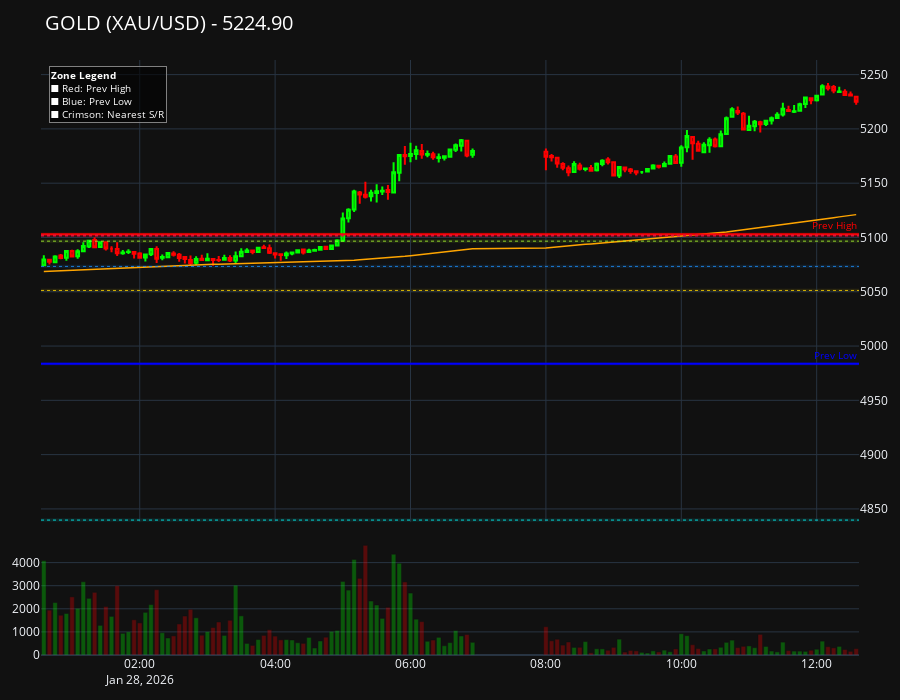

Here is the notebook cell this chart was saved with:
### Code cell
import yfinance as yf
import pandas as pd
import numpy as np
from datetime import timedelta
from scipy.signal import argrelextrema
import plotly.graph_objects as go
from plotly.subplots import make_subplots

class GoldChartGenerator:
    def __init__(self, symbol="GC=F"):
        self.symbol = symbol
        self.df = None
    
    def fetch_data(self, period="5d", interval="5m"):
        print(f"--- {self.symbol} データ取得中 ---")
        try:
            df = yf.download(self.symbol, interval=interval, period=period, progress=False)
            if df.empty: return None
            
            if isinstance(df.columns, pd.MultiIndex): 
                df.columns = df.columns.get_level_values(0)
            
            for col in ["Open", "High", "Low", "Close", "Volume"]:
                df[col] = pd.to_numeric(df[col], errors="coerce")
            
            df.dropna(inplace=True)
            if df.index.tz is None: 
                df.index = df.index.tz_localize('UTC')
            df.index = df.index.tz_convert('Asia/Tokyo')
            df.index.name = "Datetime"
            
            df['MA200'] = df['Close'].rolling(window=200).mean()
            self.df = df
            return df
        except Exception as e:
            print(f"データ取得エラー: {e}")
            return None

    def _get_yesterday_levels(self):
        if self.df is None: return None, None
        last_date = self.df.index[-1].date()
        prev_data = self.df[self.df.index.date < last_date]
        if prev_data.empty: return None, None
        
        target_date = prev_data.index[-1].date()
        target = prev_data[prev_data.index.date == target_date]
        return target['High'].max(), target['Low'].min()

    def _get_strong_levels(self, df, window=15, merge_dist=2.5, min_touches=3):
        levels = []
        for col, comp in [('High', np.greater), ('Low', np.less)]:
            vals = df[col].values
            idxs = argrelextrema(vals, comparator=comp, order=window)[0]
            for idx in idxs:
                levels.append(df.iloc[idx][col])
        
        levels.sort()
        if not levels: return []

        clusters = []
        current_cluster = [levels[0]]
        for i in range(1, len(levels)):
            if levels[i] - current_cluster[-1] < merge_dist:
                current_cluster.append(levels[i])
            else:
                clusters.append(current_cluster)
                current_cluster = [levels[i]]
        clusters.append(current_cluster)

        strong_zones = []
        for cluster in clusters:
            if len(cluster) >= min_touches:
                strong_zones.append(np.mean(cluster))
        return strong_zones

    def generate_chart(self, display_hours=8):
        if self.df is None:
            print("データがありません")
            return
        
        # 表示範囲
        plot_start = self.df.index[-1] - timedelta(hours=display_hours)
        df_plot = self.df[self.df.index >= plot_start].copy()
        if df_plot.empty: return

        current_price = float(self.df['Close'].iloc[-1])
        
        # サポレジ取得
        y_high, y_low = self._get_yesterday_levels()
        levels = self._get_strong_levels(self.df, window=15, merge_dist=2.5, min_touches=3)
        
        res_levels = sorted([x for x in levels if x > current_price])
        sup_levels = sorted([x for x in levels if x < current_price], reverse=True)
        
        # --- Plotly 描画開始 ---
        
        # レイアウト：2段（チャート80%, 出来高20%）
        fig = make_subplots(
            rows=2, cols=1, 
            shared_xaxes=True, 
            vertical_spacing=0.03, 
            row_heights=[0.8, 0.2]
        )

        # 1. ローソク足
        fig.add_trace(go.Candlestick(
            x=df_plot.index,
            open=df_plot['Open'], high=df_plot['High'],
            low=df_plot['Low'], close=df_plot['Close'],
            name='Price',
            increasing_line_color='#00ff00', decreasing_line_color='#ff0000'
        ), row=1, col=1)

        # 2. MA200
        fig.add_trace(go.Scatter(
            x=df_plot.index, y=df_plot['MA200'],
            mode='lines', name='MA200',
            line=dict(color='orange', width=1.5)
        ), row=1, col=1)

        # 3. ボリューム
        colors = ['#00ff00' if c >= o else '#ff0000' for c, o in zip(df_plot['Close'], df_plot['Open'])]
        fig.add_trace(go.Bar(
            x=df_plot.index, y=df_plot['Volume'],
            name='Volume', marker_color=colors, opacity=0.3
        ), row=2, col=1)

        # --- 水平線・帯（ゾーン）の描画 ---
        NEON_COLORS = ['#FFD700', '#00FFFF', '#FF00FF', '#ADFF2F', '#1E90FF']
        
        # ヘルパー関数: 線と帯を追加
        def add_zone_level(level, color, style, width, line_opacity, zone_opacity, name):
            # 1. 帯（背景の塗りつぶし）: add_hrectを使用
            # レートの上下に少し幅を持たせる (例: ±1.5ドル)
            zone_width = 1.5 
            fig.add_hrect(
                y0=level - zone_width, 
                y1=level + zone_width,
                fillcolor=color, 
                opacity=zone_opacity,
                layer="below", # ローソク足の下に描画
                line_width=0,
                row=1, col=1
            )
            
            # 2. メインの線: add_hlineを使用
            fig.add_hline(
                y=level,
                line_dash=style,
                line_color=color,
                line_width=width,
                opacity=line_opacity,
                row=1, col=1,
                annotation_text=name, # 線の端にラベルを表示（オプション）
                annotation_position="top right",
                annotation_font_size=10,
                annotation_font_color=color
            )

        # 昨日の高安（赤・青）
        if y_high: add_zone_level(y_high, 'red', 'solid', 2, 1.0, 0.15, "Prev High")
        if y_low: add_zone_level(y_low, 'blue', 'solid', 2, 1.0, 0.15, "Prev Low")

        # レジスタンス
        for i, level in enumerate(res_levels):
            is_nearest = (i == 0)
            color = '#DC143C' if is_nearest else NEON_COLORS[i % len(NEON_COLORS)]
            style = 'dash'
            width = 2 if is_nearest else 1
            l_opacity = 1.0 if is_nearest else 0.8
            z_opacity = 0.2 if is_nearest else 0.1 # 直近は帯を少し濃く
            
            add_zone_level(level, color, style, width, l_opacity, z_opacity, "")

        # サポート
        for i, level in enumerate(sup_levels):
            is_nearest = (i == 0)
            color = '#DC143C' if is_nearest else NEON_COLORS[(i + 2) % len(NEON_COLORS)]
            style = 'dot'
            width = 2 if is_nearest else 1
            l_opacity = 1.0 if is_nearest else 0.8
            z_opacity = 0.2 if is_nearest else 0.1
            
            add_zone_level(level, color, style, width, l_opacity, z_opacity, "")

        # --- レイアウト設定 ---
        fig.update_layout(
            title=dict(
                text=f"GOLD (XAU/USD) - {current_price:.2f}",
                font=dict(size=20, color="white")
            ),
            template="plotly_dark",
            xaxis_rangeslider_visible=False,
            height=700,
            showlegend=False,
            margin=dict(l=20, r=20, t=60, b=20),
            # Y軸の自動調整を少し緩めに（帯が見えるように）
            yaxis=dict(side="right") # FXチャートっぽく右側に目盛り
        )
        
        # 凡例テキスト
        fig.add_annotation(
            xref="paper", yref="paper",
            x=0.01, y=0.99,
            text="<b>Zone Legend</b><br>■ Red: Prev High<br>■ Blue: Prev Low<br>■ Crimson: Nearest S/R",
            showarrow=False,
            font=dict(color="white", size=10),
            align="left",
            bgcolor="rgba(0,0,0,0.6)",
            bordercolor="gray"
        )

        fig.show()

if __name__ == "__main__":
    gen = GoldChartGenerator()
    df = gen.fetch_data(period="5d", interval="5m")
    if df is not None:
        gen.generate_chart(display_hours=12)

### Figure 1 — Plotly figure (JSON) as saved in the notebook; plotly's stock layout.template omitted (floating-point values rounded to 4 significant figures; data arrays with more than 128 entries replaced by an {"elided": "..."} marker saying what was removed)
{"data": [{"close": {"elided": "133 float values"}, "decreasing": {"line": {"color": "#ff0000"}}, "high": {"elided": "133 float values"}, "increasing": {"line": {"color": "#00ff00"}}, "low": {"elided": "133 float values"}, "name": "Price", "open": {"elided": "133 float values"}, "type": "candlestick", "x": {"elided": "133 str values"}, "xaxis": "x", "yaxis": "y"}, {"line": {"color": "orange", "width": 1.5}, "mode": "lines", "name": "MA200", "type": "scatter", "x": {"elided": "133 str values"}, "xaxis": "x", "y": {"elided": "133 float values"}, "yaxis": "y"}, {"marker": {"color": {"elided": "133 str values"}}, "name": "Volume", "opacity": 0.3, "type": "bar", "x": {"elided": "133 str values"}, "xaxis": "x2", "y": {"elided": "133 int values"}, "yaxis": "y2"}], "layout": {"annotations": [{"font": {"color": "red", "size": 10}, "showarrow": false, "text": "Prev High", "x": 1, "xanchor": "right", "xref": "x domain", "y": 5103, "yanchor": "bottom", "yref": "y"}, {"font": {"color": "blue", "size": 10}, "showarrow": false, "text": "Prev Low", "x": 1, "xanchor": "right", "xref": "x domain", "y": 4984.0, "yanchor": "bottom", "yref": "y"}, {"font": {"color": "#DC143C", "size": 10}, "showarrow": false, "text": "", "x": 1, "xanchor": "right", "xref": "x domain", "y": 5102.0, "yanchor": "bottom", "yref": "y"}, {"font": {"color": "#ADFF2F", "size": 10}, "showarrow": false, "text": "", "x": 1, "xanchor": "right", "xref": "x domain", "y": 5097.0, "yanchor": "bottom", "yref": "y"}, {"font": {"color": "#1E90FF", "size": 10}, "showarrow": false, "text": "", "x": 1, "xanchor": "right", "xref": "x domain", "y": 5073.0, "yanchor": "bottom", "yref": "y"}, {"font": {"color": "#FFD700", "size": 10}, "showarrow": false, "text": "", "x": 1, "xanchor": "right", "xref": "x domain", "y": 5051.0, "yanchor": "bottom", "yref": "y"}, {"font": {"color": "#00FFFF", "size": 10}, "showarrow": false, "text": "", "x": 1, "xanchor": "right", "xref": "x domain", "y": 4840.0, "yanchor": "bottom", "yref": "y"}, {"align": "left", "bgcolor": "rgba(0,0,0,0.6)", "bordercolor": "gray", "font": {"color": "white", "size": 10}, "showarrow": false, "text": "<b>Zone Legend</b><br>■ Red: Prev High<br>■ Blue: Prev Low<br>■ Crimson: Nearest S/R", "x": 0.01, "xref": "paper", "y": 0.99, "yref": "paper"}], "height": 700, "margin": {"b": 20, "l": 20, "r": 20, "t": 60}, "shapes": [{"fillcolor": "red", "layer": "below", "line": {"width": 0}, "opacity": 0.15, "type": "rect", "x0": 0, "x1": 1, "xref": "x domain", "y0": 5102.0, "y1": 5104.0, "yref": "y"}, {"line": {"color": "red", "dash": "solid", "width": 2}, "opacity": 1, "type": "line", "x0": 0, "x1": 1, "xref": "x domain", "y0": 5103, "y1": 5103, "yref": "y"}, {"fillcolor": "blue", "layer": "below", "line": {"width": 0}, "opacity": 0.15, "type": "rect", "x0": 0, "x1": 1, "xref": "x domain", "y0": 4982.0, "y1": 4985.0, "yref": "y"}, {"line": {"color": "blue", "dash": "solid", "width": 2}, "opacity": 1, "type": "line", "x0": 0, "x1": 1, "xref": "x domain", "y0": 4984.0, "y1": 4984.0, "yref": "y"}, {"fillcolor": "#DC143C", "layer": "below", "line": {"width": 0}, "opacity": 0.2, "type": "rect", "x0": 0, "x1": 1, "xref": "x domain", "y0": 5100.0, "y1": 5103.0, "yref": "y"}, {"line": {"color": "#DC143C", "dash": "dot", "width": 2}, "opacity": 1, "type": "line", "x0": 0, "x1": 1, "xref": "x domain", "y0": 5102.0, "y1": 5102.0, "yref": "y"}, {"fillcolor": "#ADFF2F", "layer": "below", "line": {"width": 0}, "opacity": 0.1, "type": "rect", "x0": 0, "x1": 1, "xref": "x domain", "y0": 5095.0, "y1": 5098.0, "yref": "y"}, {"line": {"color": "#ADFF2F", "dash": "dot", "width": 1}, "opacity": 0.8, "type": "line", "x0": 0, "x1": 1, "xref": "x domain", "y0": 5097.0, "y1": 5097.0, "yref": "y"}, {"fillcolor": "#1E90FF", "layer": "below", "line": {"width": 0}, "opacity": 0.1, "type": "rect", "x0": 0, "x1": 1, "xref": "x domain", "y0": 5072.0, "y1": 5075.0, "yref": "y"}, {"line": {"color": "#1E90FF", "dash": "dot", "width": 1}, "opacity": 0.8, "type": "line", "x0": 0, "x1": 1, "xref": "x domain", "y0": 5073.0, "y1": 5073.0, "yref": "y"}, {"fillcolor": "#FFD700", "layer": "below", "line": {"width": 0}, "opacity": 0.1, "type": "rect", "x0": 0, "x1": 1, "xref": "x domain", "y0": 5050.0, "y1": 5053.0, "yref": "y"}, {"line": {"color": "#FFD700", "dash": "dot", "width": 1}, "opacity": 0.8, "type": "line", "x0": 0, "x1": 1, "xref": "x domain", "y0": 5051.0, "y1": 5051.0, "yref": "y"}, {"fillcolor": "#00FFFF", "layer": "below", "line": {"width": 0}, "opacity": 0.1, "type": "rect", "x0": 0, "x1": 1, "xref": "x domain", "y0": 4838.0, "y1": 4841.0, "yref": "y"}, {"line": {"color": "#00FFFF", "dash": "dot", "width": 1}, "opacity": 0.8, "type": "line", "x0": 0, "x1": 1, "xref": "x domain", "y0": 4840.0, "y1": 4840.0, "yref": "y"}], "showlegend": false, "title": {"font": {"color": "white", "size": 20}, "text": "GOLD (XAU/USD) - 5224.90"}, "xaxis": {"anchor": "y", "domain": [0, 1], "matches": "x2", "rangeslider": {"visible": false}, "showticklabels": false}, "xaxis2": {"anchor": "y2", "domain": [0, 1]}, "yaxis": {"anchor": "x", "domain": [0.224, 1], "side": "right"}, "yaxis2": {"anchor": "x2", "domain": [0, 0.194]}}}
